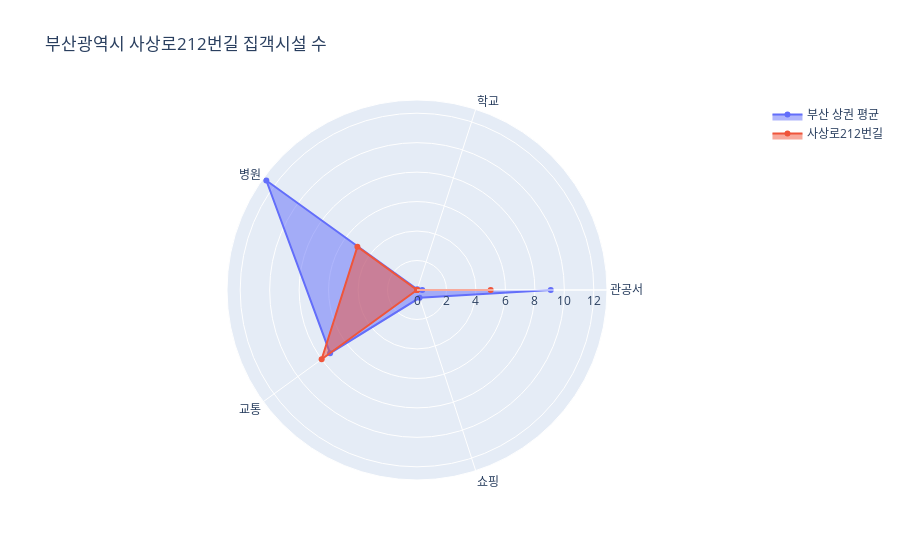

Here is the notebook cell this chart was saved with:
### Code cell
import plotly.graph_objects as go

categories = ['관공서', '학교', '병원', '교통', '쇼핑']
categories = [*categories, categories[0]]

sg_mean_score = df_af2.mean(axis = 0)[1:].values
sg_mean_score = [*sg_mean_score, sg_mean_score[0]]

sg_name, sg_score = getSangGwon(90)

sg_score = [*sg_score, sg_score[0]]

fig = go.Figure(
  data = [
    go.Scatterpolar(r = sg_mean_score, theta = categories, fill = 'toself', name = '부산 상권 평균'), # 전체 평균
    go.Scatterpolar(r = sg_score, theta = categories, fill = 'toself', name = sg_name),
  ],
  layout = go.Layout(
    title = go.layout.Title(text = '부산광역시 ' + sg_name + ' 집객시설 수'),
    polar = {'radialaxis': {'visible': True}},
    showlegend = True
  )
)

fig.show()

### Figure 1 — Plotly figure (JSON) as saved in the notebook; plotly's stock layout.template omitted (floating-point values rounded to 4 significant figures)
{"data": [{"fill": "toself", "name": "부산 상권 평균", "r": [0.3542, 0.05469, 12.64, 7.292, 0.5573, 9.077, 0.3542], "theta": ["관공서", "학교", "병원", "교통", "쇼핑", "관공서"], "type": "scatterpolar"}, {"fill": "toself", "name": "사상로212번길", "r": [0, 0, 5, 8, 0, 5, 0], "theta": ["관공서", "학교", "병원", "교통", "쇼핑", "관공서"], "type": "scatterpolar"}], "layout": {"polar": {"radialaxis": {"visible": true}}, "showlegend": true, "title": {"text": "부산광역시 사상로212번길 집객시설 수"}}}
